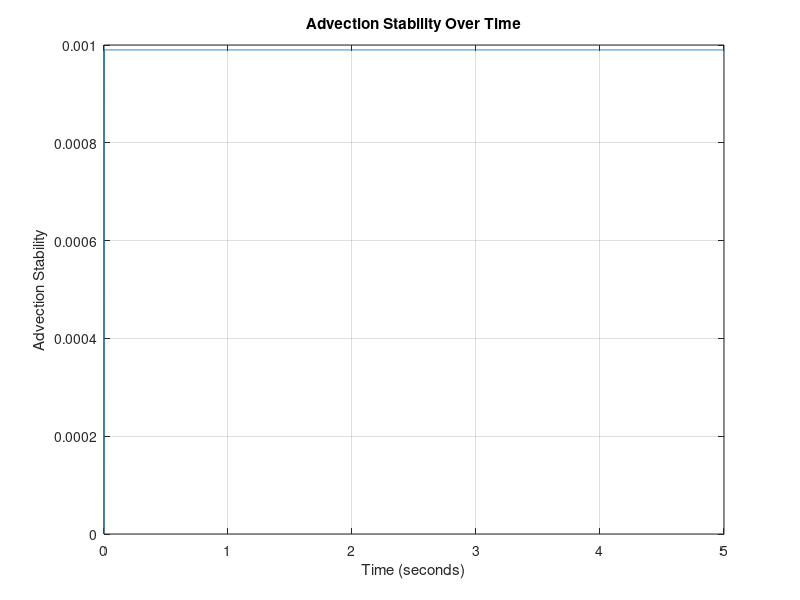
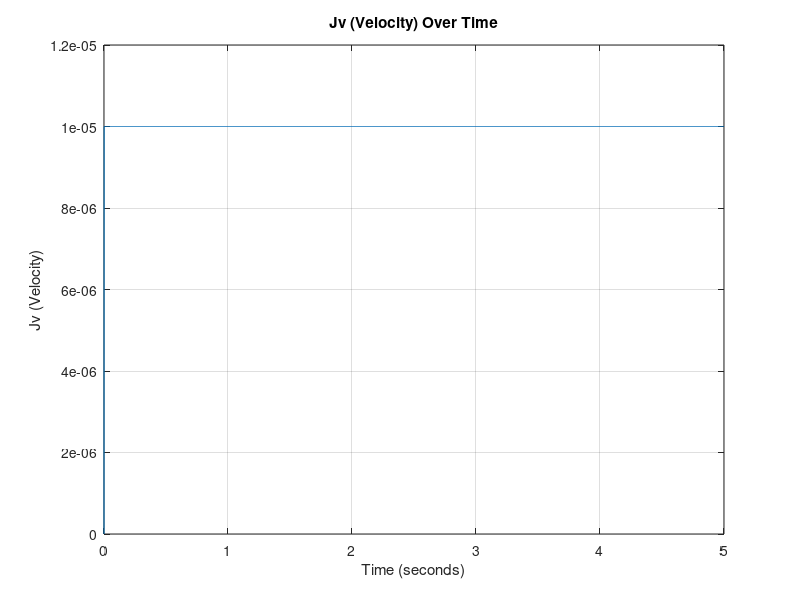
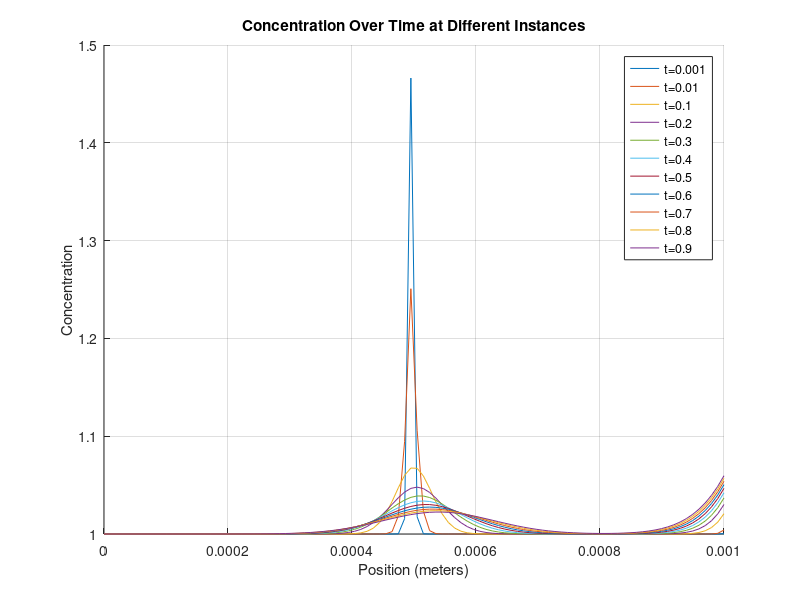
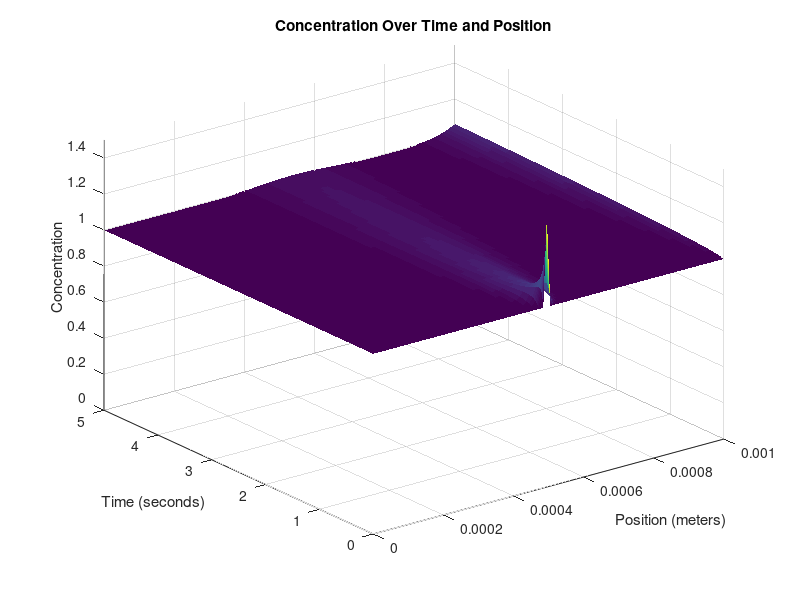

The MATLAB script that drew these images, in order:
%__Gruppe 3-Simulering-3.Sem__
clear
close all
clc
%% Inital Parameters 
domain_length = 0.001;   % Domain length (meters)
domain_steps = 100;    % Number of spatial domain_steps points
dx = domain_length / (domain_steps - 1);

time_length = 5;      % Time length (seconds)
time_steps = 5000;       % Number of time steps
dt = time_length / time_steps;

% DEFINED VARIABLES
D = 0.846*10^-9; % Diffusivity coefficient H2PO4 in water
feed_conc = 1; % Constant solute concentration at the first cell
TMP=10; %TMP: Transmembrane Pressure [bar]
kb= 0; % Fouling Constant
kw= 3.044001*10^-4; % Initial water permiability L m^-2 bar^-1 s^-1 
rejection_rate = 0.1; % Rejection of the membrane (σ) [procentage]


% PHYSICAL CONSTANTS
R= 8.31415; % Gasconstant []
T=273.15+20; %Temperature [K]
F= 96.485; %Faraday[C/mol]

% Anonymous functions
Lv= @(time) kw*exp(-kb*time); %Water Permiability for all cells

% Create a grid for space and time
x = linspace(0, domain_length, domain_steps);
t = linspace(0, time_length, time_steps);

% Initialize the concentration array AND Initial condition (1D)
C = ones(domain_steps, time_steps);
C(domain_steps/2,1)=1.5;

%Diffusive Stability
DS = D*dx/dt;
fprintf('\n Diffusivity Stability = %f', DS);
if DS>0.5 
   fprintf('\n ERROR: Stabilitetsfejl');
else
    fprintf('\n Stable Diffusion Model !!');
end


%% Time-stepping loop
for j = 2:time_steps
    for i = 1:domain_steps
        Jv = 0.00001; %(Lv(j)*(TMP-(1*R*T*(C(domain_steps-1, j-1)-C(domain_steps, j-1)))));  % Volume flux = Velocity ,  in terms of osmotic pressure (TMP, R, T, delta_C) and Lv. [m/s]
                        %PROBLEM!!!!! !!!!!!!!!!!!!!!!!!!!!!!!!!!!!!!!!!!
        % Calculate the second derivative in x direction
        if i == 1 %__First Cell__
             C(1,:) = feed_conc; % Fill the first cell with inflow concentration
            % No left neighbor at the first cell
            d2Cdx2 = D * (C(2, j-1) -  C(1, j-1)) / dx^2;
             % Apply advection and inflow at the first cell
            dCdt_advection = -Jv * C(i, j-1) / dx;
        elseif i == domain_steps %__Membrane Cell___
            % No right neighbor at the last cell and MEMBRANE
            d2Cdx2 = (D * (C(domain_steps - 1, j-1) - C(domain_steps, j-1)) / dx^2) + C(i,j-1)*(rejection_rate)*Jv/(dx);
        else    %__Normal Cells__
            % Calculate the second derivative normally
            d2Cdx2 = D * (C(i + 1, j-1) - 2 * C(i, j-1) + C(i - 1, j-1)) / dx^2;
            % Apply advection term
            dCdt_advection = -Jv * (C(i, j-1) - C(i-1, j-1)) / dx;
        end
        % Apply the diffusion-advection-(electromigration) equation
        C(i, j) = C(i, j-1) + dt * (d2Cdx2 + dCdt_advection);
        Jv_values(j) = Jv;
        AS(j) = Jv * dt/dx;
    end
end

%% 2D Plots

% Plot Advection Stability (DS) values over time

figure;
plot(t, AS);
xlabel('Time (seconds)');
ylabel('Advection Stability');
title('Advection Stability Over Time');
grid on;

% Plot Jv values over time
figure;
plot(t, Jv_values);
xlabel('Time (seconds)');
ylabel('Jv (Velocity)');
title('Jv (Velocity) Over Time');
grid on;

% Define fractions of time steps you want to visualize
time_fraction = [0.001, 0.01, 0.1, 0.2, 0.3, 0.4, 0.5, 0.6, 0.7, 0.8, 0.9];  % For example, 0.1 corresponds to 10% of time steps

% Calculate the corresponding time indices
time_instances = round(time_fraction * time_steps);

% Create a figure for the first plot
figure;
hold on;

% Plot concentration at specific time instances
for i = 1:length(time_instances)
    time_index = time_instances(i);
    plot(x, C(:, time_index));
end

xlabel('Position (meters)');
ylabel('Concentration');
title('Concentration Over Time at Different Instances');

% Add a legend for clarity
legend(arrayfun(@(f) ['t=', num2str(f)], time_fraction, 'UniformOutput', false));

grid on;
hold off;


%% 3D Plot

% Create a 3D surface plot to visualize concentration over time and position
[T, X] = meshgrid(t, x);
figure;
h = surf(X, T, C); % Transpose removed here
xlabel('Position (meters)');
ylabel('Time (seconds)');
zlabel('Concentration');
title('Concentration Over Time and Position');

% Set axis limits to start at the origin
xlim([0, domain_length]);
ylim([0, time_length]);
zlim([0, max(C(:))]); % Assuming max(C(:)) is the maximum concentration in your data

set(h,'LineStyle','none')
%colormap(jet)




